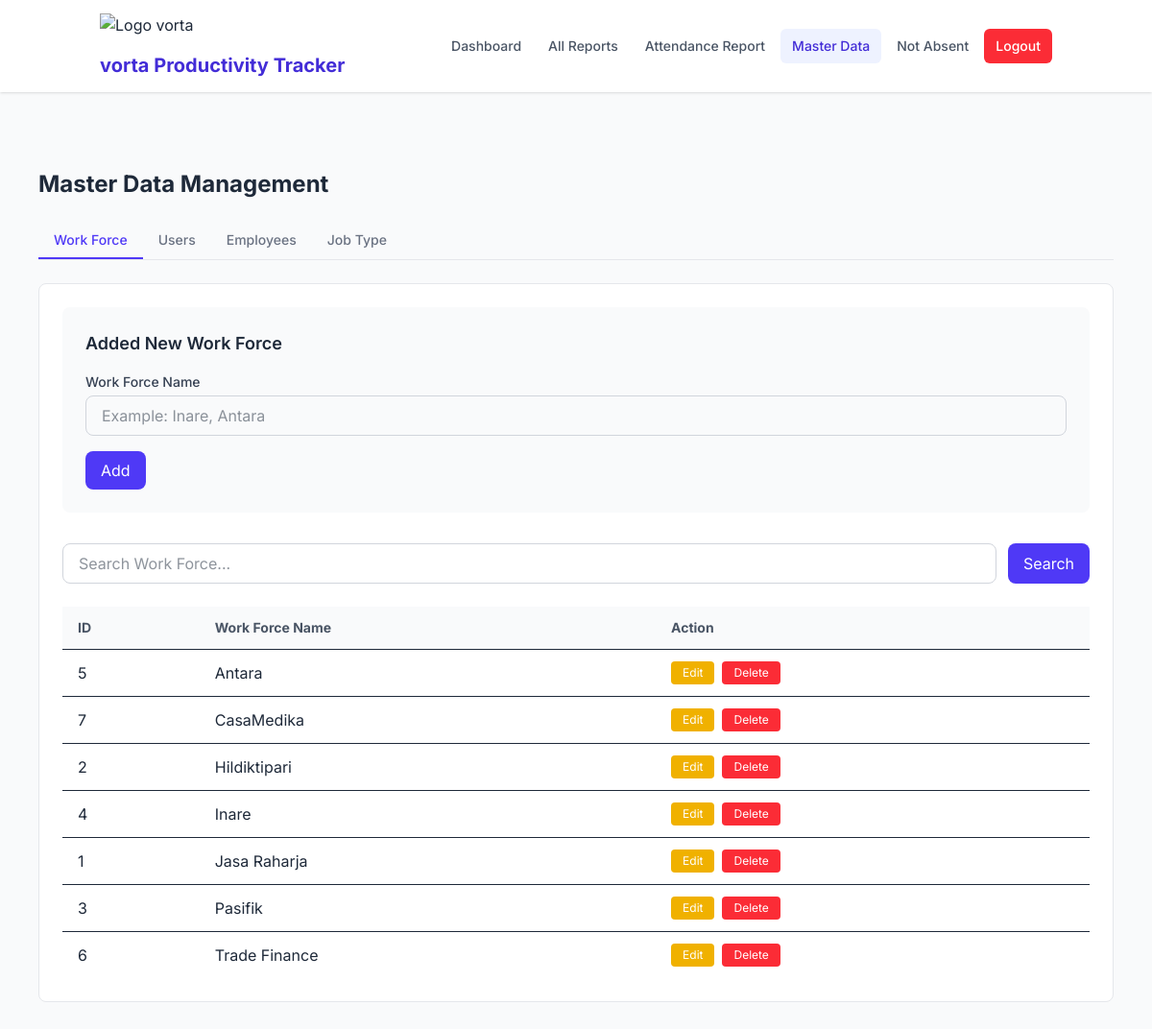
/admin_master_data.php (signed in), run on the app's committed database.
### tables this page shows
CREATE TABLE `work_force` (
  `workforce_id` int(11) NOT NULL,
  `workforce_name` varchar(100) NOT NULL,
  `updated_at` timestamp NOT NULL DEFAULT current_timestamp(),
  `created_at` timestamp NOT NULL DEFAULT current_timestamp()
);

### public/admin_master_data/work_force.php (the view, shortened to what this page needs)
<?php
require_once __DIR__ . '/../../lib/db.php';
$search = trim($_GET['search'] ?? '');
$perPage = 10;
$page = max(1, (int)($_GET['page'] ?? 1));
$offset = ($page - 1) * $perPage;
$where = [];
$whereSql = !empty($where) ? "WHERE " . implode(" AND ", $where) : "";
$sql = "SELECT * FROM work_force $whereSql ORDER BY workforce_name ASC LIMIT ? OFFSET ?";
$stmt = $pdo->prepare($sql);
$index = 1;
$stmt->bindValue($index++, $perPage, PDO::PARAM_INT);
$stmt->bindValue($index, $offset, PDO::PARAM_INT);
$stmt->execute();
$workforces = $stmt->fetchAll(PDO::FETCH_ASSOC);
?>
<div id="workforce-form-section" class="bg-gray-50 p-6 rounded-lg mb-8">
  <h2 class="text-lg font-semibold text-gray-800 mb-4" id="form-title">
    Added New Work Force
  </h2>
  <form method="POST" id="workforce-form">
    <div class="mb-4">
      <label class="block text-sm font-medium text-gray-700 mb-1">Work Force Name</label>
      <input type="text" name="workforce_name" id="workforce_name"
        class="w-full px-4 py-2 border border-gray-300 rounded-lg focus:ring-2 focus:ring-indigo-500 focus:border-indigo-500"
        placeholder="Example: Inare, Antara" required>
    </div>
    <div class="flex gap-3">
      <button type="submit" class="px-4 py-2 bg-indigo-600 text-white rounded-lg hover:bg-indigo-700">
        Add
      </button>
    </div>
  </form>
</div>
<div class="mb-6">
  <form method="GET" class="flex flex-col sm:flex-row gap-3">
    <input
      type="text"
      name="search"
      value="<?= htmlspecialchars($search) ?>"
      placeholder="Search Work Force..."
      class="flex-1 px-4 py-2 border border-gray-300 rounded-lg focus:ring-2 focus:ring-indigo-500 focus:border-indigo-500" />
    <button type="submit" class="px-4 py-2 bg-indigo-600 text-white rounded-lg hover:bg-indigo-700">
      Search
    </button>
  </form>
</div>
<div class="overflow-x-auto">
  <table class="w-full min-w-[500px]">
    <thead class="bg-gray-50 border-b">
      <tr class="text-left text-sm text-gray-600">
        <th class="px-4 py-3">ID</th>
        <th class="px-4 py-3">Work Force Name</th>
        <th class="px-4 py-3">Action</th>
      </tr>
    </thead>
    <tbody class="divide-y">
      <?php if (empty($workforces)): ?>
        <tr>
          <td colspan="3" class="px-4 py-6 text-center text-gray-500">Tidak ada data Work Force ditemukan.</td>
        </tr>
      <?php else: ?>
        <?php foreach ($workforces as $wf): ?>
          <tr class="hover:bg-gray-50">
            <td class="px-4 py-3"><?= (int)$wf['workforce_id'] ?></td>
            <td class="px-4 py-3"><?= htmlspecialchars($wf['workforce_name']) ?></td>
            <td class="px-4 py-3">
              <div class="flex gap-2">
                <button
                  onclick='editWorkforce(<?= (int)$wf['workforce_id'] ?>, <?= json_encode($wf['workforce_name']) ?>)'
                  class="px-3 py-1 bg-yellow-500 text-white rounded text-xs hover:brightness-95">
                  Edit
                </button>
                <button
                  onclick='confirmDelete(<?= (int)$wf['workforce_id'] ?>, <?= json_encode($wf['workforce_name']) ?>)'
                  class="px-3 py-1 bg-red-500 text-white rounded text-xs hover:brightness-95">
                  Delete
                </button>
              </div>
            </td>
          </tr>
        <?php endforeach; ?>
      <?php endif; ?>
    </tbody>
  </table>
</div>
<?php include __DIR__ . '/../footer.php'; ?>

### public/header.php (style rules this page uses)
body { font-family: 'Inter', sans-serif; }

### data on the page
work_force: workforce_id "5", workforce_name "Antara"
work_force: workforce_id "7", workforce_name "CasaMedika"
work_force: workforce_id "2", workforce_name "Hildiktipari"
work_force: workforce_id "4", workforce_name "Inare"
work_force: workforce_id "1", workforce_name "Jasa Raharja"
work_force: workforce_id "3", workforce_name "Pasifik"
work_force: workforce_id "6", workforce_name "Trade Finance"
